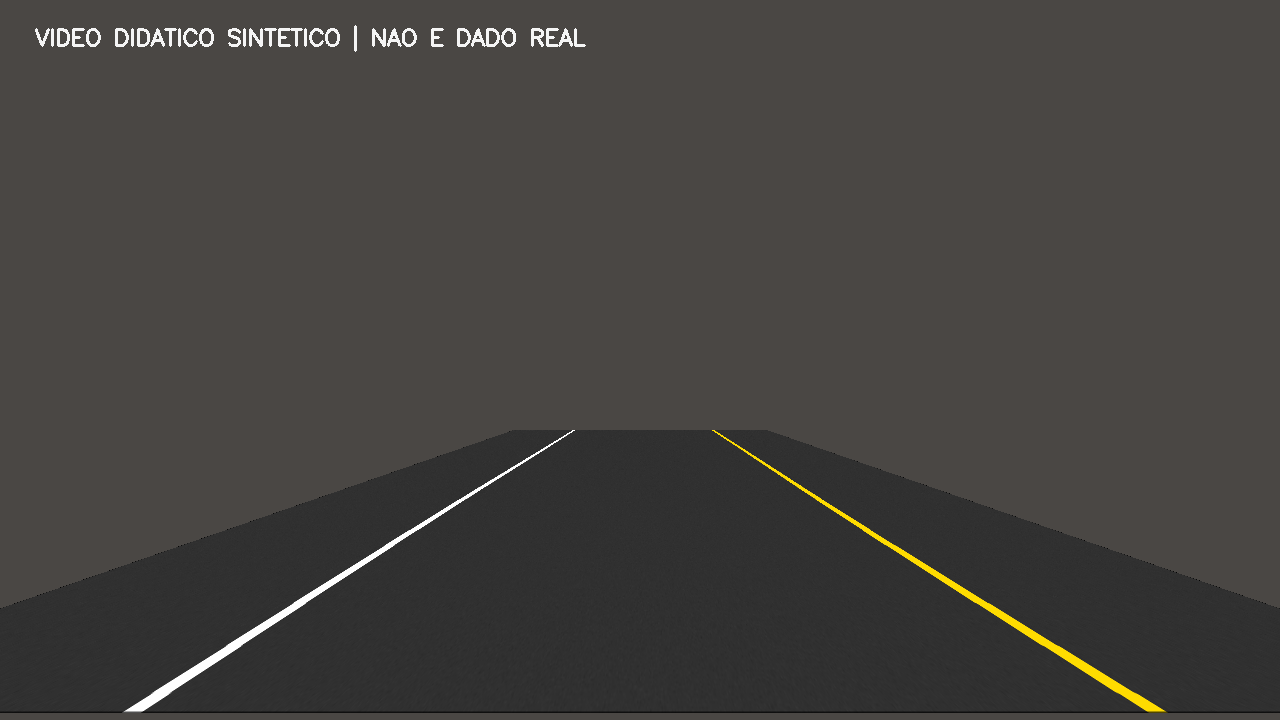
#> input picture scripts_aula/Deteccao_Faixas_Independentes/dados/estrada_sintetica.png, 1280 x 720 px
$ python 10_combinar_hls_sobel.py   (older library calls are emulated)
#> lines starting #> are read from the running program, lines starting #| are printed output that depends on the picture; after the words box and inside, x2 and y2 are one past the last pixel; in counts of white or black regions, pixels touching at a corner belong together
"""EXEMPLO 10/32 - Combinar saturacao HLS e Sobel X

OBJETIVO: Combinar saturacao HLS e Sobel X.
COMO FUNCIONA: Une limiares de amarelo/branco e gradiente de luminosidade.
ENTRADA: dados/estrada_sintetica.png (amostra didatica sintetica).
SAIDA ESPERADA: saida/10_combinar_hls_sobel.png com fontes e mascara final.
COMO EXECUTAR: python exemplos/10_combinar_hls_sobel.py
EXPERIMENTE: Experimente remover uma das condicoes e comparar o resultado.
DEPENDENCIAS: cv2, numpy; nao importa nenhum outro arquivo .py.
"""

from pathlib import Path
import cv2
import numpy as np

# Os caminhos sao relativos a este arquivo, nao ao diretorio do Colab.
RAIZ = Path(__file__).resolve().parent.parent
CAMINHO_IMAGEM = RAIZ / "dados" / "estrada_sintetica.png"
PASTA_SAIDA = RAIZ / "saida"
PASTA_SAIDA.mkdir(parents=True, exist_ok=True)

# Leitura real de um arquivo PNG com OpenCV.
imagem = cv2.imread(str(CAMINHO_IMAGEM))
#> imagem is the input picture: shape (720, 1280, 3); mean B, G, R 63.3, 66.2, 68.4
if imagem is None:
    raise FileNotFoundError(f"Nao foi possivel ler: {CAMINHO_IMAGEM}")
altura, largura = imagem.shape[:2]
#> altura = 720; largura = 1280

def montar_painel(*pares):
    """Monta comparacoes lado a lado; cada par e (legenda, imagem)."""
    quadrinhos = []
    for legenda, img in pares:
        if img.ndim == 2:
            img = cv2.cvtColor(img, cv2.COLOR_GRAY2BGR)
        vista = cv2.resize(img, (640, 360))
        cv2.rectangle(vista, (0, 0), (640, 40), (22, 31, 45), -1)
        cv2.putText(vista, legenda, (15, 28),
                    cv2.FONT_HERSHEY_SIMPLEX, 0.75, (255, 255, 255), 2)
        quadrinhos.append(vista)
    if len(quadrinhos) == 2:
        return np.hstack(quadrinhos)
    if len(quadrinhos) == 4:
        return np.vstack((np.hstack(quadrinhos[:2]),
                          np.hstack(quadrinhos[2:])))
    raise ValueError("Use exatamente dois ou quatro quadros.")

hls = cv2.cvtColor(imagem, cv2.COLOR_BGR2HLS)
#> hls: shape (720, 1280, 3); mean of channels 0, 1, 2 10.6, 65.9, 8.6
l = hls[:, :, 1]
s = hls[:, :, 2]
cor = (s >= 90) & (l >= 75)
#> cor: shape (720, 1280) bool; 0.34% white; 1 white region, box (x1, y1, x2, y2) and area: (712, 430, 1165, 712) 3126
branco = (l >= 165) & (s < 95)
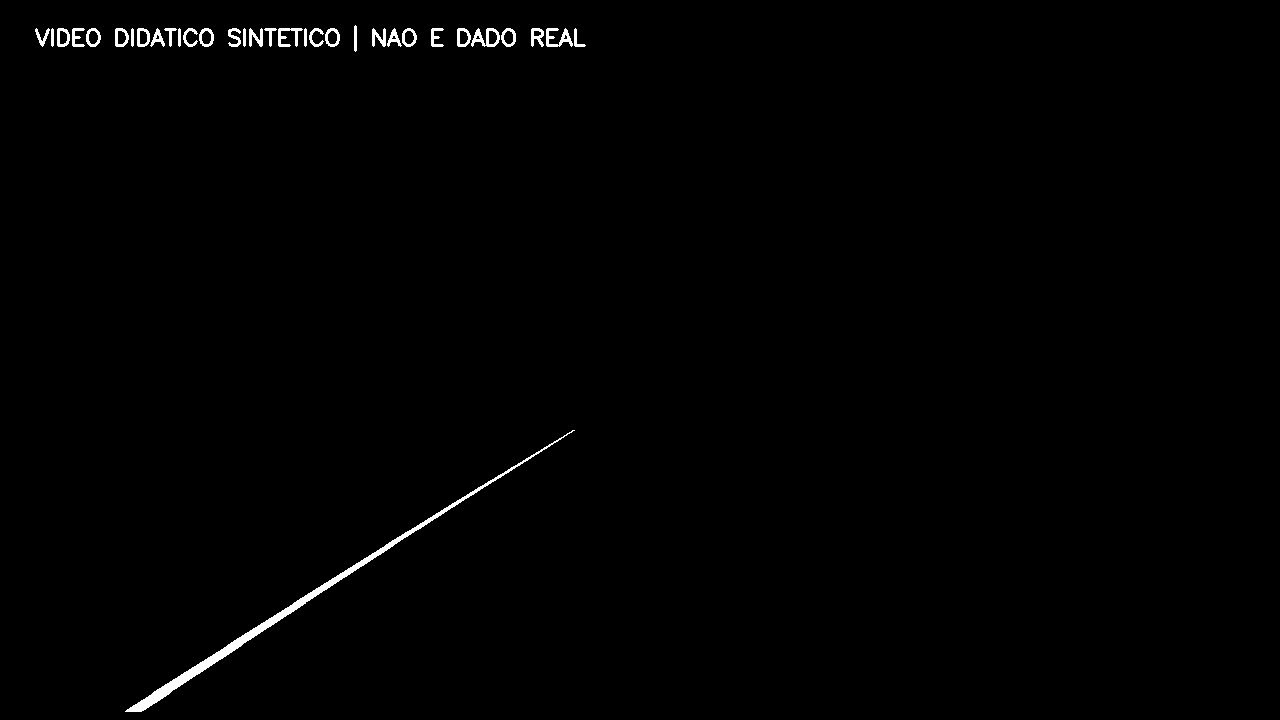
#> branco: shape (720, 1280) bool; 0.75% white; 33 white regions, largest, box (x1, y1, x2, y2) and area: (125, 430, 575, 712) 3014, (471, 28, 500, 47) 257, (546, 28, 573, 47) 243
cinza = cv2.cvtColor(imagem, cv2.COLOR_BGR2GRAY)
grad = cv2.Sobel(cinza, cv2.CV_64F, 1, 0, ksize=3)
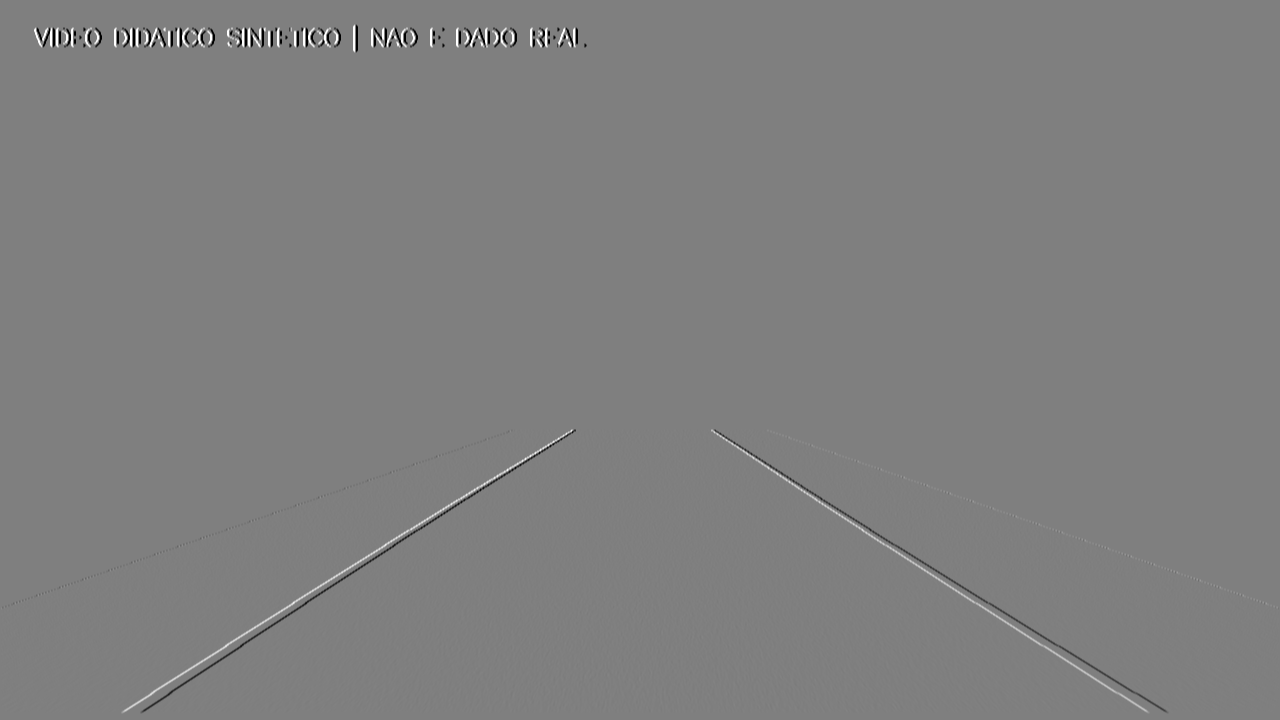
#> grad: shape (720, 1280) float64; min -692, max 692, mean 0; drawn with min black and max white
abs_grad = np.abs(grad)
sobel_norm = np.uint8(255 * abs_grad / (abs_grad.max() + 1e-9))
mascara_cor = np.uint8((cor | branco) * 255)
#> mascara_cor: shape (720, 1280); 1.1% white; 34 white regions, largest, box (x1, y1, x2, y2) and area: (712, 430, 1165, 712) 3126, (125, 430, 575, 712) 3014, (471, 28, 500, 47) 257
mascara_sobel = np.uint8((sobel_norm >= 23) * 255)
#> mascara_sobel: shape (720, 1280); 1.2% white in thin lines or dots
combinacao = cv2.bitwise_or(mascara_cor, mascara_sobel)
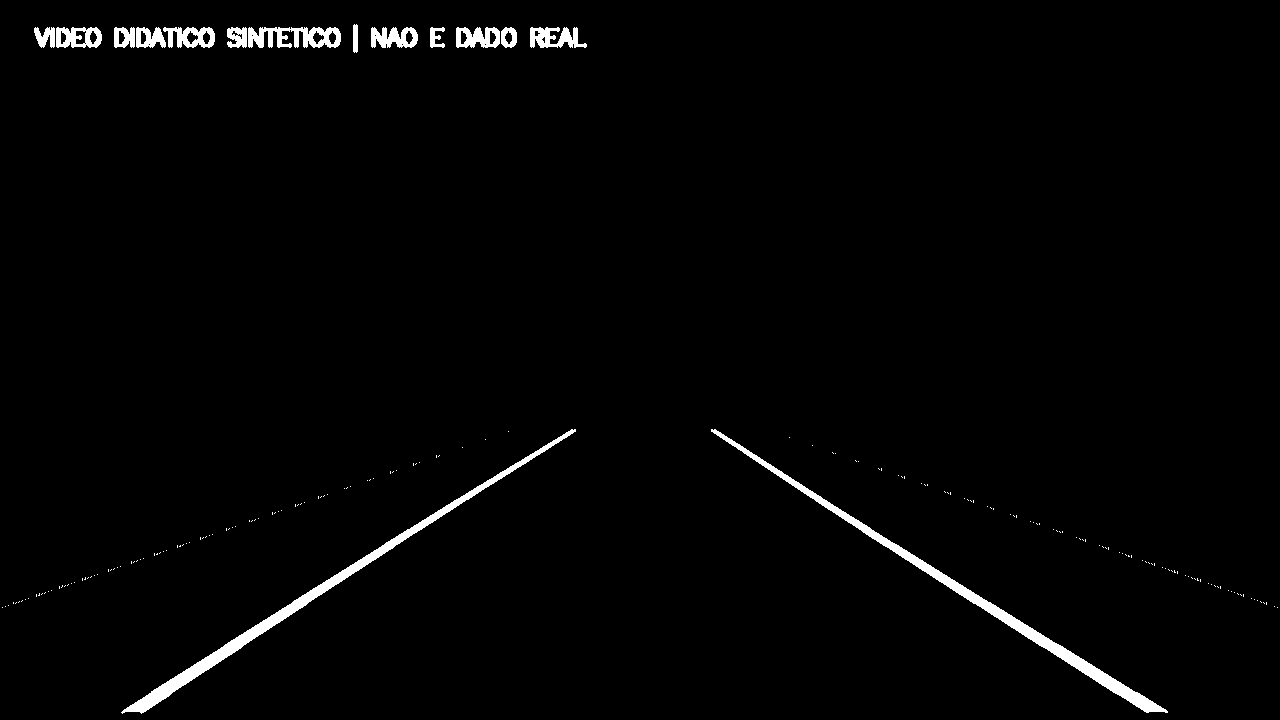
#> combinacao: shape (720, 1280); 1.7% white; 188 white regions (173 under 20 px), largest, box (x1, y1, x2, y2) and area: (121, 429, 576, 714) 4595, (711, 429, 1168, 713) 4562, (248, 27, 341, 48) 1237
cv2.imwrite(str(PASTA_SAIDA / "10_combinar_hls_sobel.png"),
            montar_painel(("Original", imagem), ("HLS", mascara_cor),
                          ("Sobel X", mascara_sobel), ("HLS + Sobel", combinacao)))
#> after the loop in montar_painel, `for legenda, img in pares:`:
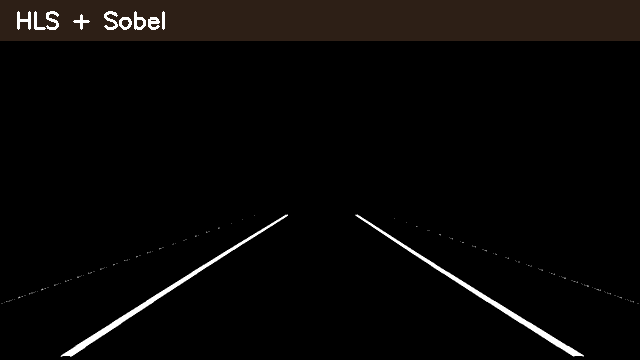
#> vista: shape (360, 640, 3); mean B, G, R 6.1, 7, 8.6
#> after the loop in montar_painel, `for legenda, img in pares:`: quadrinhos = 4 items
#> in montar_painel, `return np.vstack((np.hstack(quadrinhos[:2]), np.hstack(quadrinhos[2:])))`:
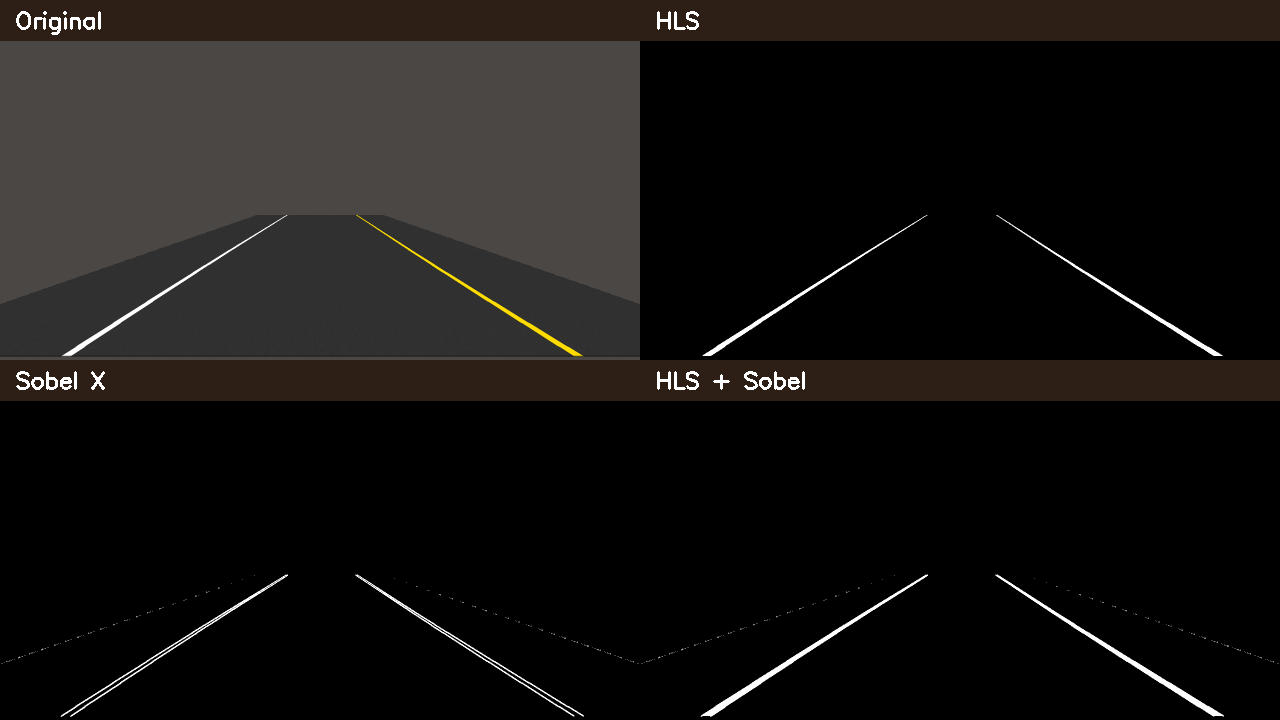
#> returned value: shape (720, 1280, 3); mean of channels 0, 1, 2 18.4, 20, 22; drawn as B, G, R
